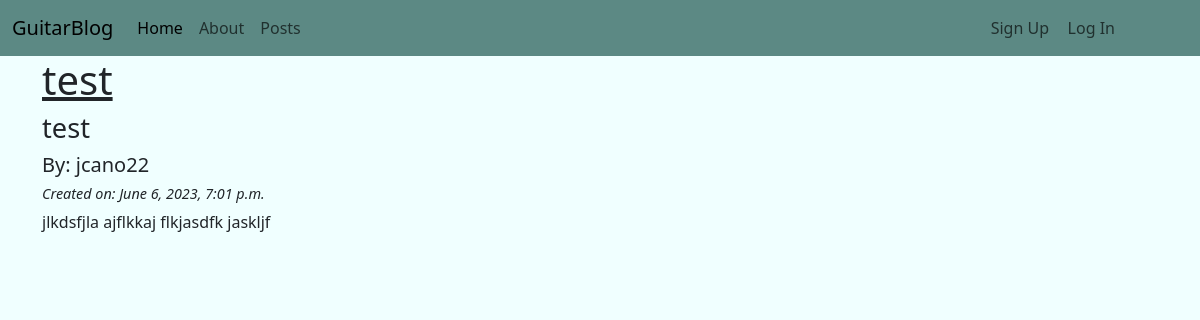
/posts/10/, run on the app's committed database.
### posts/models.py (models this page shows, shortened)
class Post(models.Model):
    title = models.CharField(max_length=128)
    subtitle = models.CharField(max_length=256)
    body = models.TextField()
    author = models.ForeignKey(
        get_user_model(),
        on_delete=models.CASCADE
    )
    created_on = models.DateTimeField(auto_now_add=True)
    status = models.ForeignKey(
        Status,
        on_delete=models.CASCADE,
        blank=True, null=True
    )

### posts/views.py (the view)
# urls.py: path("<int:pk>/", views.PostDetailView.as_view(), name="detail"),
class PostDetailView(DetailView):
    template_name = "posts/detail.html"
    model = Post

### templates/posts/detail.html (shortened to what this page needs)
{% extends 'base.html' %}
{% block content %}
<div class="container detailCont">
    <h1>{{ post.title }}</h1>
    <h2>{{ post.subtitle }}</h2>
    <h5>By: {{ post.author }}</h5>
    <h6>Created on: {{ post.created_on }}</h6>
    <p>{{ post.body }}</p>
</div>
{% endblock content %}

### static/css/baseStyle.css (style rules this page uses)
* { padding: 0; margin: 0; }
body { background-color: azure; }
.detailCont h1 { text-decoration: underline; }
.detailCont h2 { font-size: 1.7rem; }
.detailCont h6 { font-style: italic; font-size: .9rem; }

### data on the page
Post: title "test", subtitle "test", author "jcano22", created_on "June 6, 2023, 7:01 p.m.", body "jlkdsfjla ajflkkaj flkjasdfk jaskljf"
